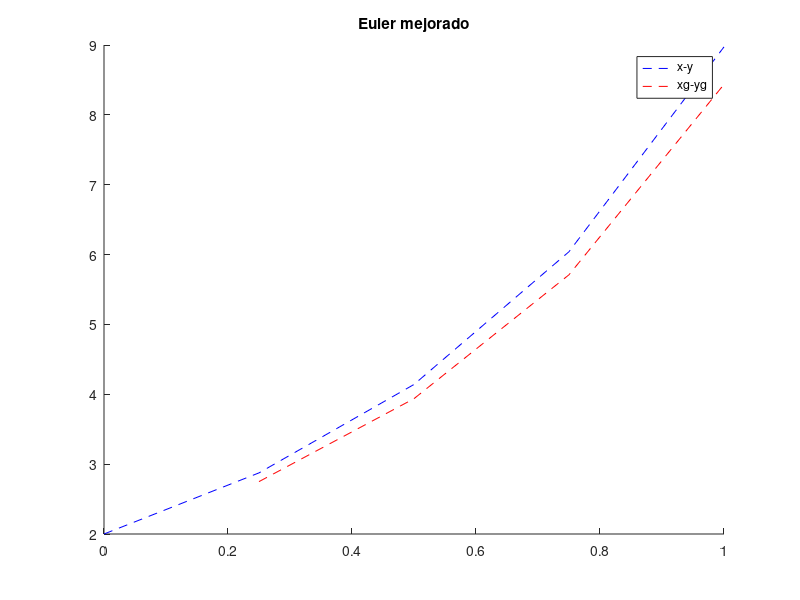

This chart was generated by the following MATLAB code:
function euler2 %Runge Kutta
  clear
  clc
  w=1/2   %%euler mejorado
  %w=1     %%euler modificado
  
  x(1)=0;
  y(1)=2;
  
  h=0.25
  N=1/h;
  
 
  for i=1:N %paso1(h=0.25)
   fn(i)=2*y(i)-2*x(i)-1;
   k1=h*fn(i);
   xg(i)=x(i)+ (h/(2*w));
   yg(i)=y(i)+(k1/(2*w));
   fg(i)=2*yg(i)-2*xg(i)-1;
   k2=h*fg(i);
   xn(i)=x(i)+h ;
   y(i+1)=y(i)+(1-w)*k1+w*k2;
   x(i+1)=xn(i);
   
  end
  
  x
  y
  k1
  k2
  xg
  yg 
  
  hold on
  plot (x, y, '--b')
  plot(xg, yg, '--r')
  title('Euler mejorado')
  legend('x-y','xg-yg' )
  
endfunction
